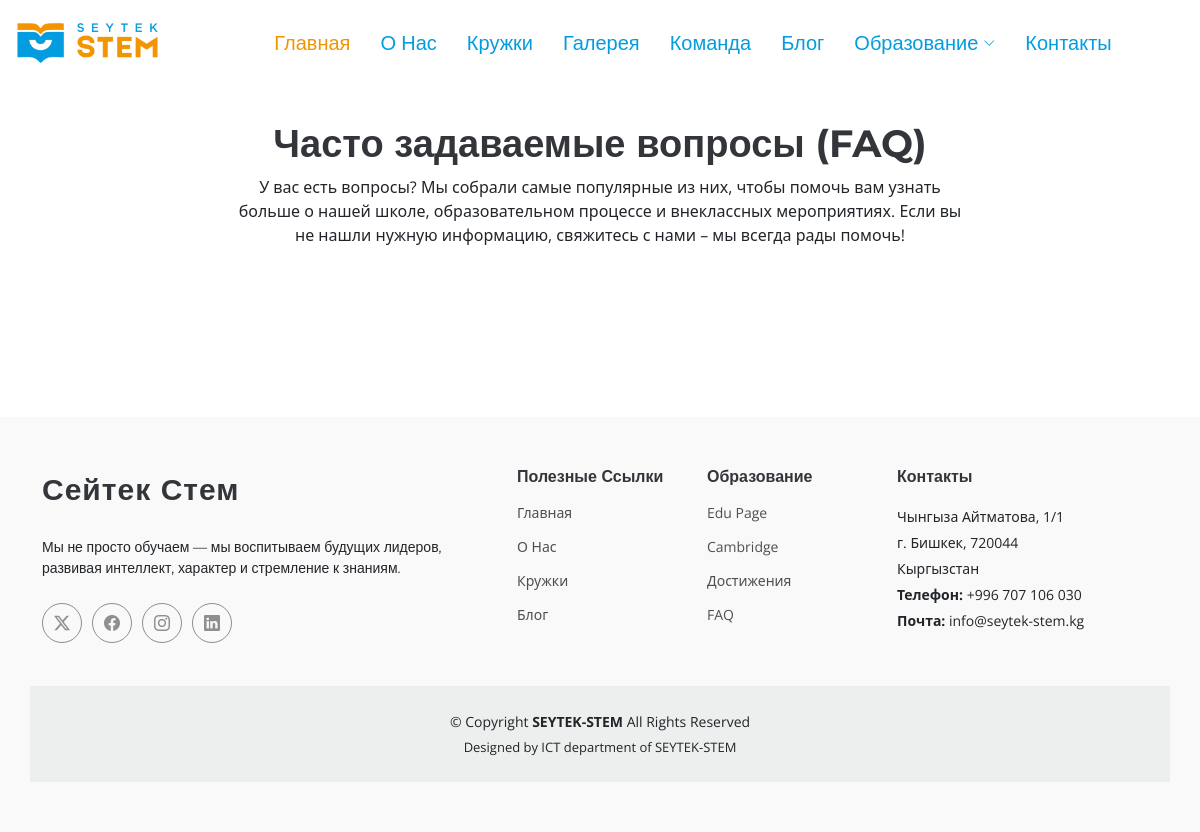
The app's page /faq/, older data.
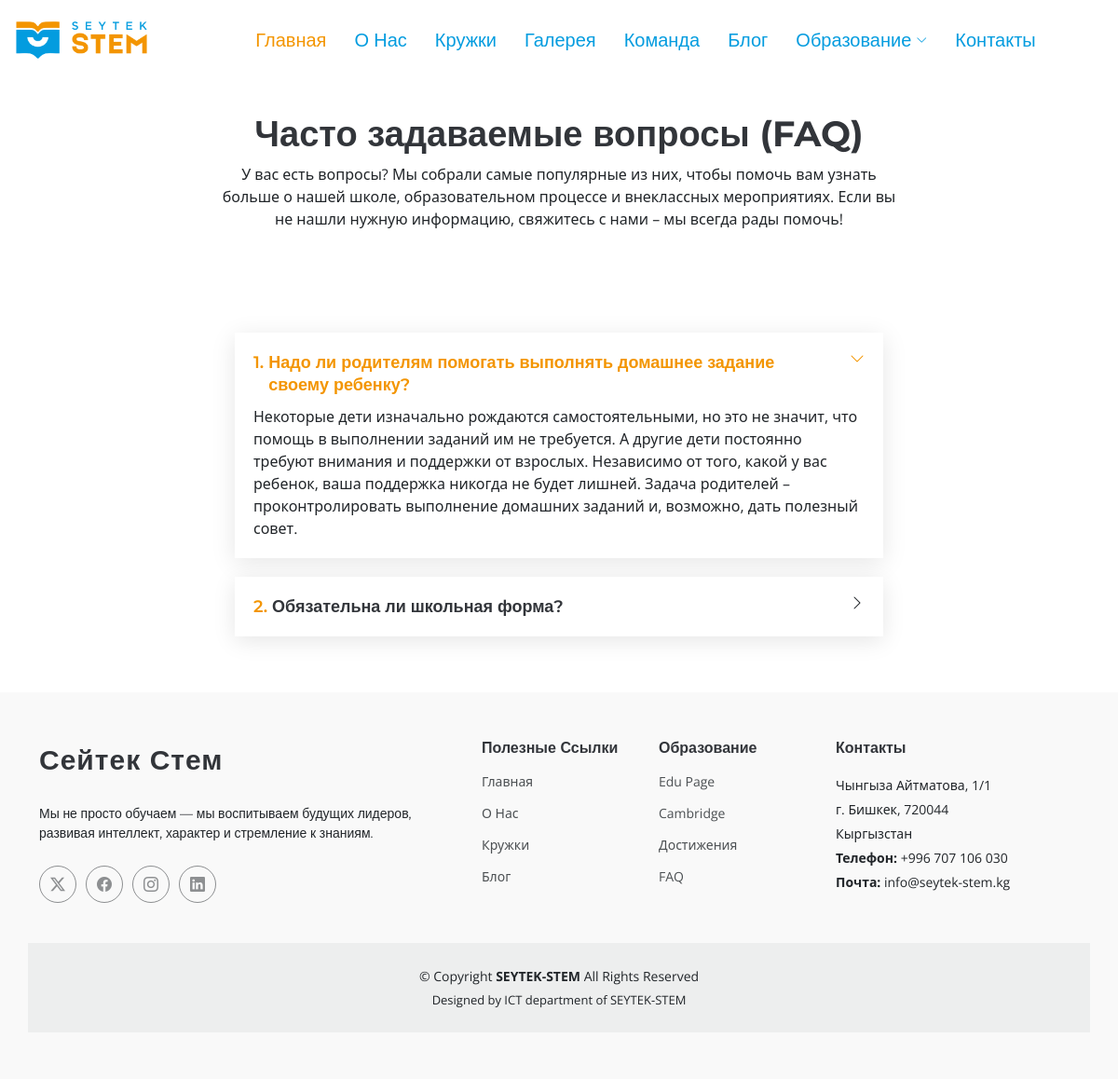
The same page, newer data.
### app/models.py (models this page shows)
class FAQ(models.Model):
    question = models.TextField(max_length=255)
    answer = models.TextField()
    created_at = models.DateTimeField(default=timezone.now)
    updated_at = models.DateTimeField(auto_now=True)
    class Meta:
        verbose_name = "Часто задаваемые вопросы"
        verbose_name_plural = "Часто задаваемые вопросы"

### app/views.py (the view)
# urls.py: path("faq/", FaqView.as_view(), name="faq"),
class FaqView(ListView):
    model = FAQ
    template_name = "FAQ.html"
    context_object_name = "faqs"  # optional but recommended
    def get_queryset(self):
        return FAQ.objects.order_by('-created_at')[:10]

### app/templates/FAQ.html
{% extends "base.html" %}
{% load static %}
{% block body %}
<main class="main">
    <div class="page-title" data-aos="fade">
        <div class="heading">
            <div class="container">
                <div class="row d-flex justify-content-center text-center">
                    <div class="col-lg-8">
                        <h1>Часто задаваемые вопросы (FAQ)</h1>
                        <p class="mb-0">У вас есть вопросы? Мы собрали самые популярные из них, чтобы помочь вам узнать
                            больше о нашей школе, образовательном процессе и внеклассных мероприятиях. Если вы не нашли
                            нужную информацию, свяжитесь с нами – мы всегда рады помочь!</p>
                    </div>
                </div>
            </div>
        </div>
    </div>
   <section id="faq" class="faq section">
  <div class="container">
    <div class="row gy-4">
      <div class="col-lg-8" data-aos="fade-up" data-aos-delay="200">
        <div class="faq-container">
          {% for faq in faqs %}
            <div class="faq-item {% if forloop.first %}faq-active{% endif %}">
              <h3>
                <span class="num">{{ forloop.counter }}.</span>
                <span>{{ faq.question }}</span>
              </h3>
              <div class="faq-content">
                <p>{{ faq.answer }}</p>
              </div>
              <i class="faq-toggle bi bi-chevron-right"></i>
            </div>
          {% endfor %}
        </div>
      </div>
    </div>
  </div>
</section>
</main>
{% endblock body %}

Row changes from the older to the newer data that the page shows:
added FAQ: question "Надо ли родителям помогать выполнять домашнее задание своему ребенку?", answer "Некоторые дети изначально рождаются самостоятельными, но это не значит, что помощь в выполнении заданий им не требуется. А другие дети постоянно требуют внимания и поддержки от взрослых. Независимо от того, какой у вас ребенок, ваша поддержка никогда не будет лишней. Задача родителей – проконтролировать выполнение домашних заданий и, возможно, дать полезный совет."
added FAQ: question "Обязательна ли школьная форма?"
